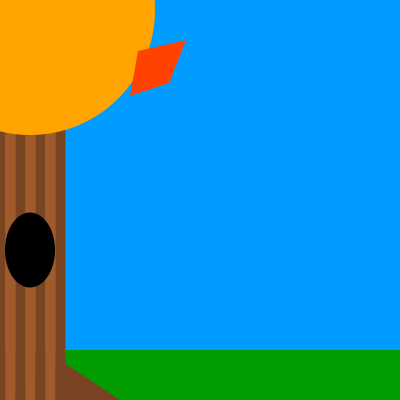
Frame 1 (no input)
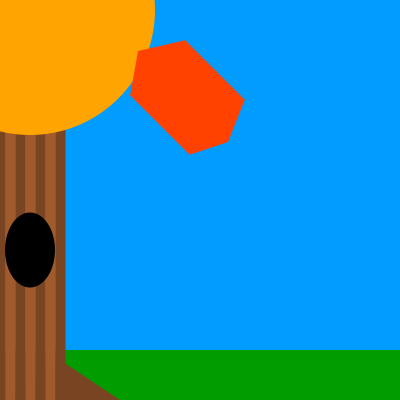
Frame 60 (the mouse pressed at the canvas centre just before this capture)
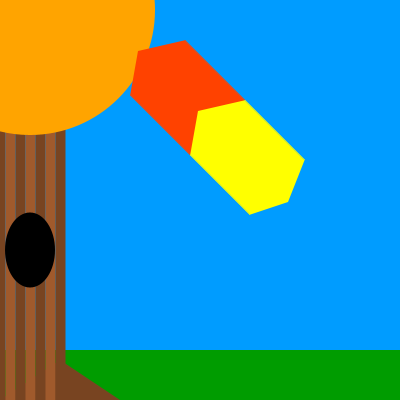
Frame 120 (the mouse held since frame 60 and released just before this capture)

The Processing sketch that drew these frames (run headless with seeded random() and noise(); from frame 60 on, the mouse is pressed at the canvas centre):

// Processing sketch: processing_116252
// ── processing_116252.pde

int x1;
int x2;
int x3;
int x4;
int y1;
int y2;
int y3;
int y4;
int lastMouseX=-1;
int lastMouseY=-1;

void setup() {
    size (400,400);
    background(0,156,255);
    fill(0,156,0);
    noStroke();
    rect(0,350,400,50);
    fill(120,68,33);
    noStroke();
    triangle(0,400,60,360,120,400);
    stroke(120,68,33);
    strokeWeight(10);
    line(0,100,0,400);
    stroke(160,90,44);
    strokeWeight(10);
    line(10,100,10,400);
    stroke(120,68,33);
    strokeWeight(10);
    line(20,100,20,400);
    stroke(160,90,44);
    strokeWeight(10);
    line(30,100,30,400);
    stroke(120,68,33);
    strokeWeight(10);
    line(40,100,40,400);
    stroke(160,90,44);
    strokeWeight(10);
    line(50,100,50,400);
    stroke(120,68,33);
    strokeWeight(10);
    line(60,100,60,400);
    fill(0,0,0);
    noStroke();
    ellipse(30,250,50,75);
    fill(255,random(255),0);
    noStroke();
    ellipse(30,10,250,250);
    fill(255,random(255),0);
    x1=138;
    y1=51;
    x2=186;
    y2=40;
    x3=169;
    y3=83;
    x4=130;
    y4=96;
}

void draw() {
    quad(x1,y1,x2,y2,x3,y3,x4,y4);
    x1=x1+1;
    x2=x2+1;
    x3=x3+1;
    x4=x4+1;
    if(x4>=400){
        x1=8;
        x2=56;
        x3=39;
        x4=0;
        fill(255,random(255),0);
    }
    y2=y2+1;
    y1=y1+1;
    y3=y3+1;
    y4=y4+1;
    if(y4>=400){
        y1=11;
        y2=0;
        y3=43;
        y4=56;
        fill(255,random(255),0);
    } 
}

void mousePressed() {
    fill(255,255,0);
    noStroke();
    ellipse(mouseX,mouseY,200,200);
    if(lastMouseX !=-1){
    line(lastMouseX,lastMouseY,mouseX,mouseY);
    }
    lastMouseX=mouseX;
    lastMouseY=mouseY;
}
